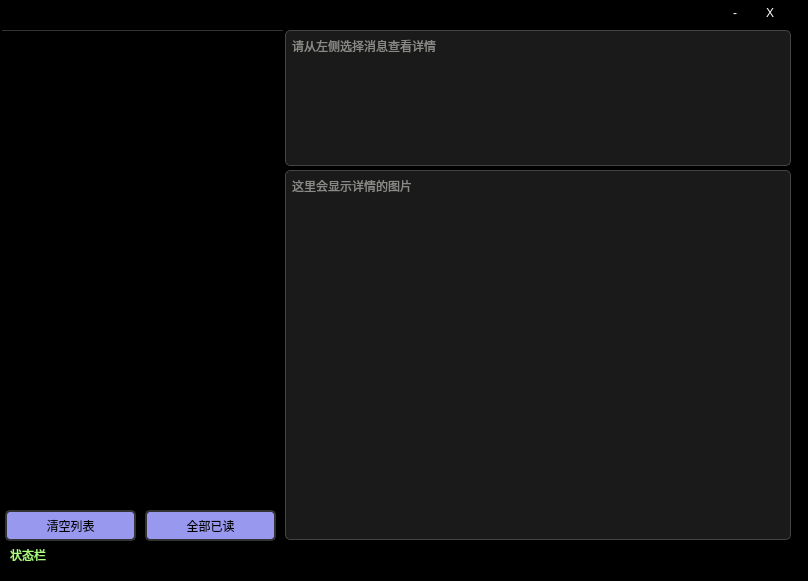
<?xml version="1.0" encoding="UTF-8"?>
<ui version="4.0">
 <class>Form</class>
 <widget class="QWidget" name="Form">
  <property name="geometry">
   <rect>
    <x>0</x>
    <y>0</y>
    <width>808</width>
    <height>581</height>
   </rect>
  </property>
  <property name="windowTitle">
   <string>消息客户端</string>
  </property>
  <property name="styleSheet">
   <string notr="true">/* 全局基础样式 - 纯黑背景 */
* {
    background-color: black; /* 主背景纯黑 */
    color: #f8f8f2; /* 主文本色：亮灰白 */
}

/* 确保主窗口和所有控件都没有边框和边距 */
QWidget {
    background-color: black;
    border: none;
    margin: 0px;
    padding: 0px;
}

QVBoxLayout {
    background-color: black;
    border: none;
    margin: 0px;
    padding: 0px;
}

/* 线条样式 */
Line {
    background-color: #444; /* 边框/分割线：深灰 */
    border: 1px solid #444;
}

QLineEdit {
    border: 2px solid #333;
    border-radius: 5px;
    background-color: #444;
    padding: 2px 2px;
}

/* 按钮样式 - 核心交互色改为蓝色 */
QPushButton {
    background-color: #9898ee; /* 按钮正常背景：深灰 */
    color: black;
    border: 2px solid #333;
    border-radius: 5px;
    padding: 3px 3px; /* 左右内边距缩减，文字贴近边界 */
    text-align: center; /* 按钮文字居中对齐 */
}

QPushButton:hover {
    background-color: #1e90ff; /* 悬停时改为蓝色 */
    border-color: #1e90ff;
    color: black; /* 高对比度文字颜色 */
}

/* 自定义最大化和最小化按钮 */
QPushButton#mini_pushButton, QPushButton#close_pushButton {
    background: transparent; /* 设置透明背景 */
    border: 2; /* 设置无边框 */
    color: white; /* 设置文字颜色，可以根据需要修改 */
}

QPushButton#mini_pushButton:hover, QPushButton#close_pushButton:hover {
    background: rgba(255, 255, 255, 0.3); /* 鼠标悬停时的背景颜色，透明度可以根据需要调整 */
}

QPushButton#mini_pushButton:pressed, QPushButton#close_pushButton:pressed {
    background: rgba(255, 255, 255, 0.2); /* 按下时的背景颜色，透明度可以根据需要调整 */
}

/* 文本输入类控件 - 深灰背景区分容器 */
QTextEdit, QPlainTextEdit {
    background-color: #1a1a1a;
    border: 1px solid #444;
    border-radius: 5px;
    padding: 2px 2px; /* 统一输入控件内边距，减少视觉冗余 */
}

QLineEdit {
    padding: 2px 2px; /* 保持与其他输入控件内边距一致 */
    text-align: center; /* 水平居中 */
    vertical-align: middle; /* 垂直居中 */
}

/* 列表框样式 */
QListWidget::item {
    padding: 4px 8px; /* 缩减列表项内边距，使内容显示更紧凑 */
    border-bottom: 1px solid #444; /* 添加底部边框作为分格线 */
    outline: none; /* 移除焦点虚线框 */
}

QListWidget::item:focus {
    outline: none; /* 移除焦点时的虚线框 */
    border: none; /* 移除焦点边框 */
}

QListWidget::item:selected {
    background-color: #4169E1; /* 选中项背景色改为皇家蓝 */
    color: white; /* 选中项文字颜色改为白色 */
    border-bottom: 1px solid #6495ED; /* 选中项底部边框颜色更亮 */
    outline: none; /* 移除焦点虚线框 */
}

QListWidget::item:selected {
    background-color: #1e90ff; /* 选中项背景色设为蓝色 */
    color: white; /* 选中项文字颜色设为白色 */
    outline: none; /* 移除选中焦点时的虚线框 */
    border: none; /* 移除焦点边框 */
}

QListWidget::item:selected:focus {
    background-color: #1e90ff; /* 选中项背景色设为蓝色 */
    color: white; /* 选中项文字颜色设为白色 */
    outline: none; /* 移除选中焦点时的虚线框 */
    border: none; /* 移除焦点边框 */
}

QListWidget::item {
    height: 65px; /* 设置每项高度，调整为3行内容的高度再加5像素 */
    padding: 5px; /* 设置内边距 */
}

QListWidget::item:hover {
    background-color: #2F4F4F; /* 悬停项背景色改为深石板灰 */
    outline: none; /* 移除焦点虚线框 */
}

QListWidget::item:selected:hover {
    background-color: #1e90ff; /* 选中项悬停时保持蓝色背景 */
    color: white; /* 选中项文字颜色设为白色 */
    outline: none; /* 移除焦点虚线框 */
}

QListWidget:focus {
    outline: none; /* 移除整个列表控件的焦点虚线框 */
    border: none; /* 移除焦点边框 */
}

/* 表格样式 - 纯黑背景 + 深灰隔线 */
QTableWidget::item {
    padding: 2px 2px; /* 减少单元格内边距，优化空间利用 */
}

QHeaderView::section {
    padding: 2px 2px; /* 统一表头与单元格内边距样式 */
    background-color: #1a1a1a;     /* 表头背景色 */
    color: #f8f8f2;                /* 表头文字颜色 */
}

/* 标签页样式 */
QTabBar::tab {
    padding: 2px 2px; /* 缩减标签内边距，使标签页布局更紧凑 */
    border: 1px solid #444; /* 标签头部边框颜色 */
    border-bottom: none; /* 去掉底部边框，避免与内容区域边框重叠 */
    margin-right: -1px; /* 避免边框重叠 */
    background-color: black; /* 未选中标签的背景色 */
    border-top-left-radius: 5px;
    border-top-right-radius: 5px;
}

QTabBar::tab:selected {
    background-color: #98FB98; /* 选中标签的背景色，亮绿 */
    border-color: #535353; /* 选中标签的边框颜色，亮度提升约30% */
    color: black; /* 选中标签的文字颜色 */
}

QTabBar::tab::hover {
    background-color: #1e90ff; /* 悬停时改为蓝色 */
    border-color: #1e90ff;
    color: black; /* 高对比度文字颜色 */
}

/* 通用按钮禁用状态样式 */
QPushButton:disabled {
    background-color: #444;        /* 禁用状态背景色：深灰 */
    border-color: #444;            /* 边框颜色与背景一致 */
    color: #666;                   /* 文字颜色：中灰，体现不可交互性 */
}


/* 悬停提示 */
QToolTip {
    background-color: #333; /* 深灰色背景 */
    color: #f8f8f2; /* 亮灰白文字 */
    border: 1px solid #444; /* 边框颜色 */
    padding: 2px; /* 内边距 */
}

#info_label {
    color: #aaff7f;
}

/* =====================消息列表和消息详情的lable=================================*/
</string>
  </property>
  <widget class="QListWidget" name="message_list">
   <property name="geometry">
    <rect>
     <x>10</x>
     <y>30</y>
     <width>261</width>
     <height>471</height>
    </rect>
   </property>
  </widget>
  <widget class="QLabel" name="info_label">
   <property name="geometry">
    <rect>
     <x>10</x>
     <y>546</y>
     <width>261</width>
     <height>16</height>
    </rect>
   </property>
   <property name="text">
    <string>状态栏</string>
   </property>
   <property name="alignment">
    <set>Qt::AlignLeading|Qt::AlignLeft|Qt::AlignTop</set>
   </property>
  </widget>
  <widget class="QTextBrowser" name="image_display">
   <property name="geometry">
    <rect>
     <x>285</x>
     <y>170</y>
     <width>506</width>
     <height>370</height>
    </rect>
   </property>
   <property name="styleSheet">
    <string notr="true"/>
   </property>
   <property name="verticalScrollBarPolicy">
    <enum>Qt::ScrollBarAsNeeded</enum>
   </property>
   <property name="horizontalScrollBarPolicy">
    <enum>Qt::ScrollBarAlwaysOff</enum>
   </property>
   <property name="placeholderText">
    <string>这里会显示详情的图片</string>
   </property>
  </widget>
  <widget class="QPushButton" name="del_list_pushButton">
   <property name="geometry">
    <rect>
     <x>5</x>
     <y>510</y>
     <width>131</width>
     <height>31</height>
    </rect>
   </property>
   <property name="text">
    <string>清空列表</string>
   </property>
  </widget>
  <widget class="QPushButton" name="all_read_pushButton">
   <property name="geometry">
    <rect>
     <x>145</x>
     <y>510</y>
     <width>131</width>
     <height>31</height>
    </rect>
   </property>
   <property name="text">
    <string>全部已读</string>
   </property>
  </widget>
  <widget class="QPushButton" name="mini_pushButton">
   <property name="geometry">
    <rect>
     <x>720</x>
     <y>0</y>
     <width>30</width>
     <height>25</height>
    </rect>
   </property>
   <property name="text">
    <string>-</string>
   </property>
  </widget>
  <widget class="QPushButton" name="close_pushButton">
   <property name="geometry">
    <rect>
     <x>755</x>
     <y>0</y>
     <width>30</width>
     <height>25</height>
    </rect>
   </property>
   <property name="text">
    <string>X</string>
   </property>
  </widget>
  <widget class="QLineEdit" name="lineEdit">
   <property name="geometry">
    <rect>
     <x>2</x>
     <y>30</y>
     <width>281</width>
     <height>1</height>
    </rect>
   </property>
  </widget>
  <widget class="QTextEdit" name="message_display">
   <property name="geometry">
    <rect>
     <x>285</x>
     <y>30</y>
     <width>506</width>
     <height>136</height>
    </rect>
   </property>
   <property name="html">
    <string>&lt;!DOCTYPE HTML PUBLIC &quot;-//W3C//DTD HTML 4.0//EN&quot; &quot;http://www.w3.org/TR/REC-html40/strict.dtd&quot;&gt;
&lt;html&gt;&lt;head&gt;&lt;meta name=&quot;qrichtext&quot; content=&quot;1&quot; /&gt;&lt;style type=&quot;text/css&quot;&gt;
p, li { white-space: pre-wrap; }
&lt;/style&gt;&lt;/head&gt;&lt;body style=&quot; font-family:'SimSun'; font-size:9pt; font-weight:400; font-style:normal;&quot;&gt;
&lt;p style=&quot;-qt-paragraph-type:empty; margin-top:0px; margin-bottom:0px; margin-left:0px; margin-right:0px; -qt-block-indent:0; text-indent:0px;&quot;&gt;&lt;br /&gt;&lt;/p&gt;&lt;/body&gt;&lt;/html&gt;</string>
   </property>
   <property name="placeholderText">
    <string>请从左侧选择消息查看详情</string>
   </property>
  </widget>
 </widget>
 <resources/>
 <connections/>
</ui>
